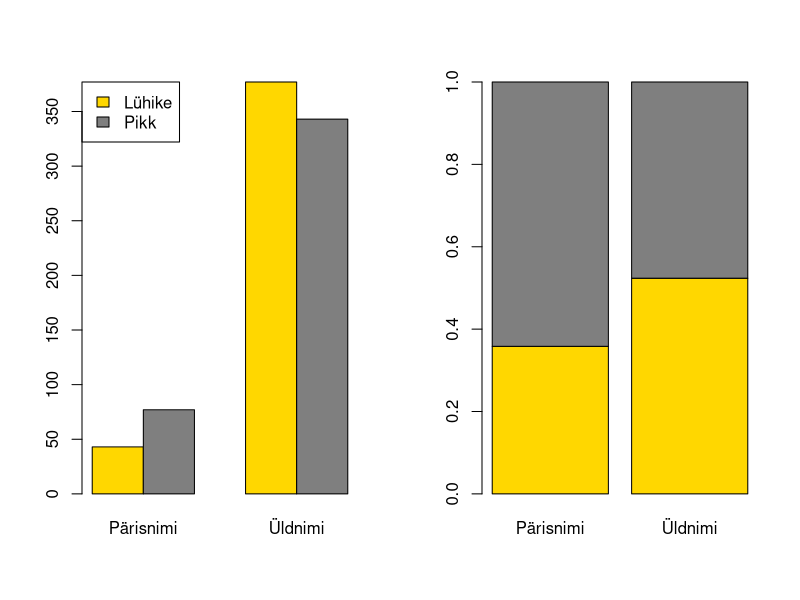
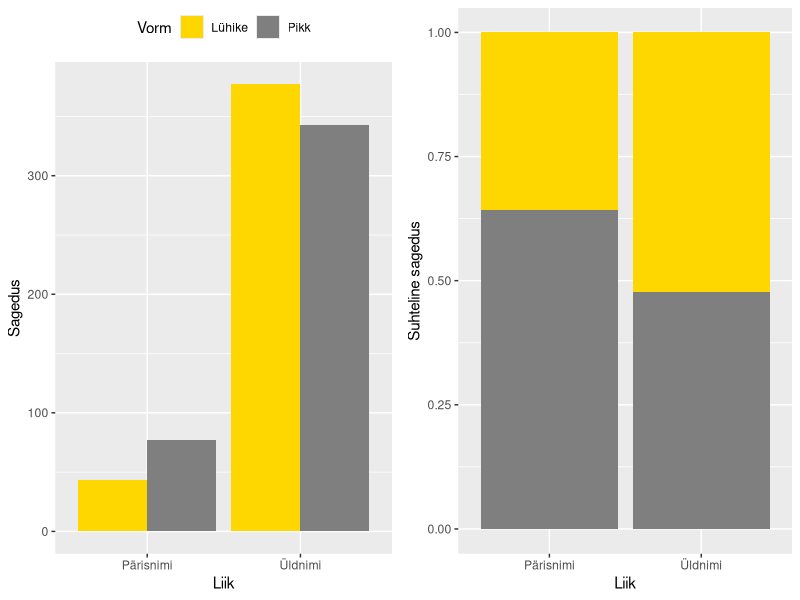
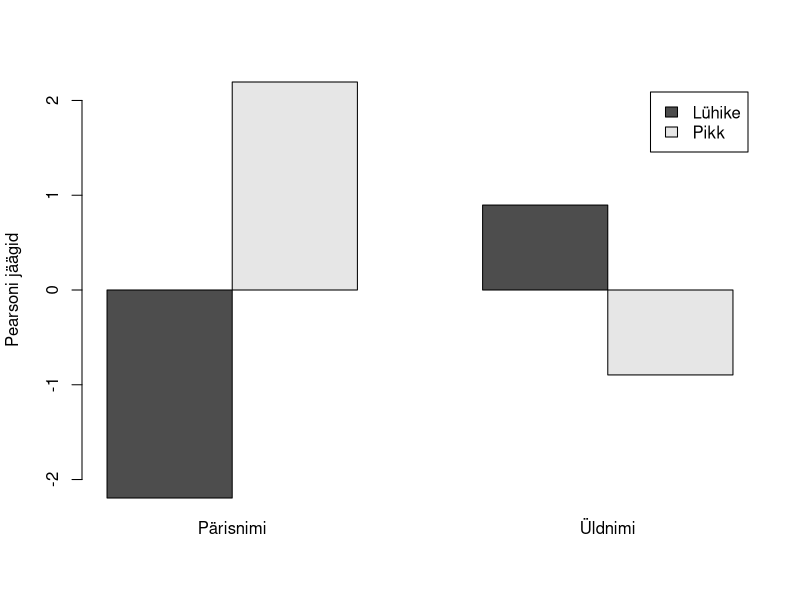
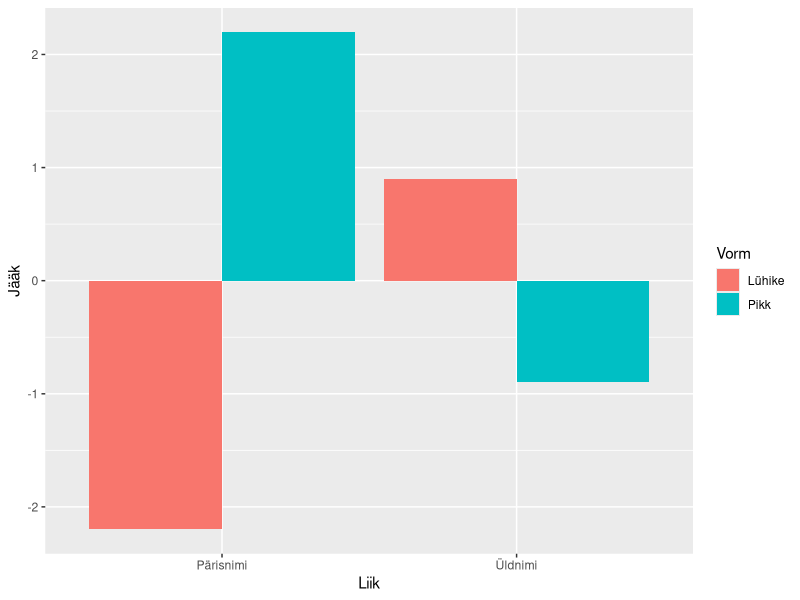
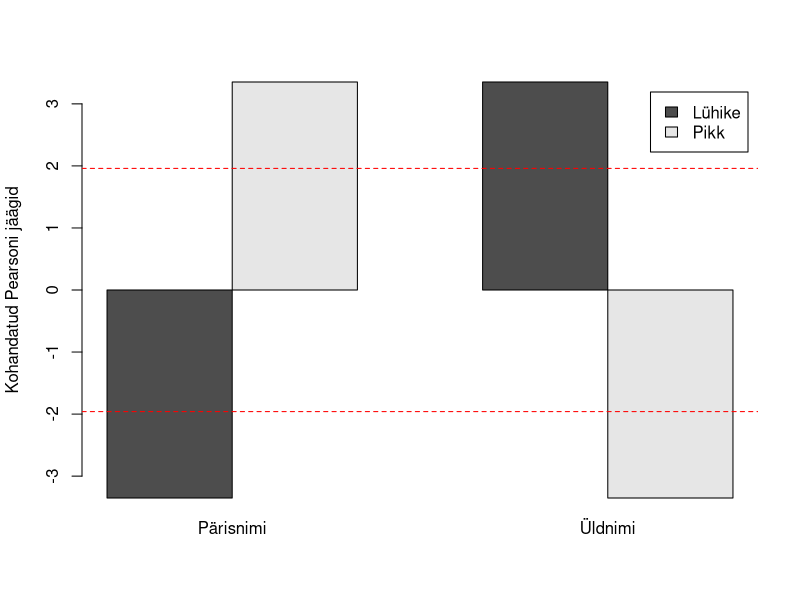
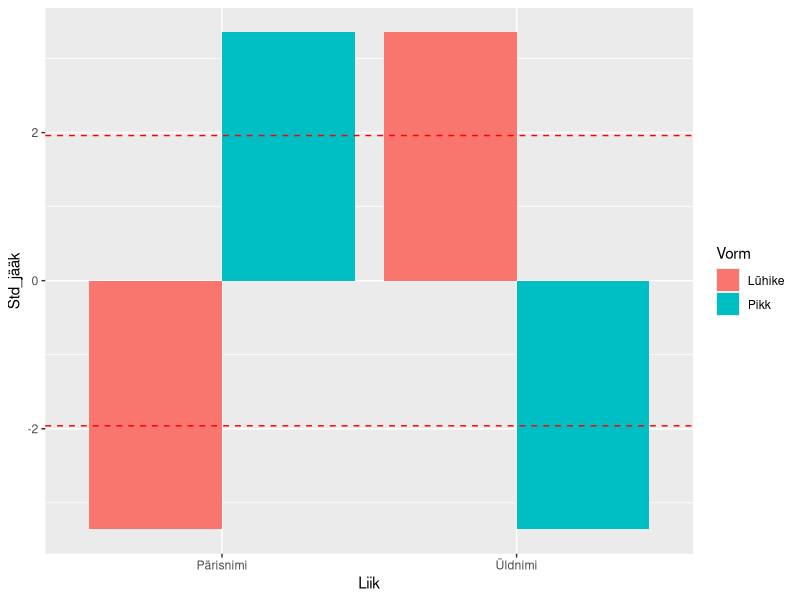

These figures' R source, in order:
## ---- chunk 1
knitr::opts_chunk$set(echo = TRUE)
## ---- chunk 2
# Koostame artiklis esitatud andmete põhjal
# esmalt risttabeli.
tab <- matrix(c(43, 77, 377, 343), # koosesinemise sagedused
              nrow = 2, # mitmesse ritta sagedused jaotada?
              dimnames = list(c("Lühike", "Pikk"), # tabeli ridade nimed
                              c("Pärisnimi", "Üldnimi"))) # tabeli tulpade nimed

tab
## ---- chunk 3
par(mfrow = c(1, 2)) # näita jooniseid ühes reas kahes tulbas (= kõrvuti)
# esimene joonis:
barplot(tab, # sisendiks tavaline risttabel
        col = c("gold1", "grey50"), 
        legend.text = rownames(tab), # legendi väärtused võta tabeli reanimedest
        beside = TRUE, # tulbad kõrvuti
        args.legend = list(x = "topleft")) # legend ülemisse vasakusse nurka

# teine joonis:
barplot(prop.table(tab, margin = 2), # sisendiks suhteliste sagedustega risttabel
        col = c("gold1", "grey50"))
par(mfrow = c(1, 1)) # vii sätted uuesti algsele kujule
## ---- chunk 4
# ggplotiga
library(tidyverse)

# teeme esmalt table-objektist data.frame-objekti
tab_pikk <- tab %>% # võtame table-tüüpi objekti
  as.data.frame() %>% # teisendame selle data.frame-tüüpi objektiks
  rownames_to_column(var = "Vorm") %>% # paneme pakutud reanimed tulpa "Vorm"
  pivot_longer(cols = c("Pärisnimi", "Üldnimi"), # teeme laiast tabelist pika, nii et võtame pärisnime ja üldnime tulbad
               names_to = "Liik", # need tulbanimed ("Pärisnimi", "Üldnimi") paneme pika tabeli tulpa "Liik" 
               values_to = "Sagedus") # tulpades olevad sagedused pika tabeli tulpa "Sagedus"

# esimene joonis:
ggplot(tab_pikk) +
  geom_col(aes(x = Liik, y = Sagedus, fill = Vorm), position = "dodge") +
  scale_fill_manual(values = c("gold1", "grey50")) +
  theme(legend.position = "top") -> p1

# teine joonis:
ggplot(tab_pikk) +
  geom_col(aes(x = Liik, y = Sagedus, fill = Vorm), position = "fill", show.legend = F) +
  scale_fill_manual(values = c("gold1", "grey50")) +
  labs(y = "Suhteline sagedus") -> p2

# kuva jooniseid kõrvuti
# install.packages("gridExtra")
library(gridExtra)
grid.arrange(p1, p2, nrow = 1)
## ---- chunk 5
(tab2 <- addmargins(tab)) # lisame tabelile rea- ja veerusummad
## ---- chunk 6
# Näiteks lühikese sisseütlevaga pärisnimede (kuhu? - Tartu) teoreetiline sagedus oleks
# (reasumma*veerusumma/kogusumma)
tab2["Lühike","Sum"]*tab2["Sum","Pärisnimi"]/tab2["Sum","Sum"]
## ---- chunk 7
chisq.test(tab)$expected # teoreetilised sagedused
## ---- chunk 8
chisq.test(tab, correct = FALSE)
## ---- chunk 9
t <- chisq.test(tab, correct = FALSE)
sum(((t$observed - t$expected)^2)/t$expected)
## ---- chunk 10
chisq.test(tab)
## ---- chunk 11
# Näiteks lühikese sisseütlevaga pärisnimede jääk on
(t$observed["Lühike", "Pärisnimi"]-t$expected["Lühike", "Pärisnimi"])/sqrt(t$expected["Lühike", "Pärisnimi"])
## ---- chunk 12
# Jäägid saab kätte ka testi väljundist
t$residuals
## ---- chunk 13
barplot(t$residuals, 
        beside = TRUE, 
        legend = TRUE,
        ylab = "Pearsoni jäägid")
## ---- chunk 14
# ggplotiga
jaak_pikk <- t$residuals %>%
  as.data.frame() %>%
  rownames_to_column(var = "Vorm") %>%
  pivot_longer(cols = c("Pärisnimi", "Üldnimi"), names_to = "Liik", values_to = "Jääk")

ggplot(jaak_pikk) +
  geom_col(aes(x = Liik, fill = Vorm, y = Jääk), position = "dodge")

## ---- chunk 15
(teg <- tab["Lühike", "Pärisnimi"]) # tegelik sagedus
(ood <- sum(tab["Lühike",]) * sum(tab[,"Pärisnimi"]) / sum(tab)) # oodatud sagedus
(std <- ood * (1 - ood/sum(tab["Lühike",])) * (1 - ood/sum(tab[,"Pärisnimi"]))) # korrutis

(teg-ood)/sqrt(std)
## ---- chunk 16
t$stdres
## ---- chunk 17
barplot(t$stdres, 
        beside = TRUE, 
        legend = TRUE,
        ylab = "Kohandatud Pearsoni jäägid")
abline(h = 1.96, col = "red", lty = "dashed")
abline(h = -1.96, col = "red", lty = "dashed")
## ---- chunk 18
# ggplotiga
t$stdres %>%
  as.data.frame() %>%
  rownames_to_column(var = "Vorm") %>%
  pivot_longer(., cols = c("Pärisnimi", "Üldnimi"), names_to = "Liik", values_to = "Std_jääk") %>%
  ggplot() +
  geom_col(aes(x = Liik, fill = Vorm, y = Std_jääk), position = "dodge") +
  geom_hline(aes(yintercept = 1.96), col = "red", linetype = "dashed") +
  geom_hline(aes(yintercept = -1.96), col = "red", linetype = "dashed")
## ---- chunk 19
# install.packages("vcd")
library(vcd)

assocstats(tab)
## ---- chunk 20
library(pwr)
w <- assocstats(tab)$cramer # mõju suurus
N <- sum(tab) # vaatluste arv
df <- t$parameter # vabadusastmete arv

pwr.chisq.test(w = w, N = N, df = df, sig.level = 0.05)
## ---- chunk 21
tab2 <- matrix(c(4, 4, 2, 6, 389, 391, 25, 19), 
               nrow = 2, ncol = 4, 
               dimnames = list(c("Lühike", "Pikk"), 
                               c("Arvsõna", "Asesõna", "Nimisõna", "Omadussõna")))

tab2
## ---- chunk 22
(t2 <- chisq.test(tab2))
## ---- chunk 23
t2$expected
## ---- chunk 24
fisher.test(tab2)
## ---- chunk 25
chisq.test(tab2, simulate.p.value = TRUE)
## ---- chunk 26
chisq.test(tab2)$expected
## ---- chunk 27
(ts1 <- matrix(c(3,6,1,4,368,410,19,29), nrow= 2, 
               dimnames = list(c("Lühike", "Pikk"), 
                               c("Arvsõna", "Asesõna", "Nimisõna", "Omadussõna"))))
(ts2 <- matrix(c(8,5,3,7,383,381,25,28), nrow= 2, 
               dimnames = list(c("Lühike", "Pikk"),
                               c("Arvsõna", "Asesõna", "Nimisõna", "Omadussõna"))))
(ts3 <- matrix(c(3,2,3,1,394,395,21,21), nrow= 2, 
               dimnames = list(c("Lühike", "Pikk"), 
                               c("Arvsõna", "Asesõna", "Nimisõna", "Omadussõna"))))
# jne
## ---- chunk 28
hiid <- c(
  sum(((ts1-t2$expected)^2)/t2$expected),
  sum(((ts2-t2$expected)^2)/t2$expected),
  sum(((ts3-t2$expected)^2)/t2$expected)
)
hiid
## ---- chunk 29
chisq.test(tab2, correct = FALSE)
set.seed(1)
chisq.test(tab2, simulate.p.value = TRUE, B = 3000)
